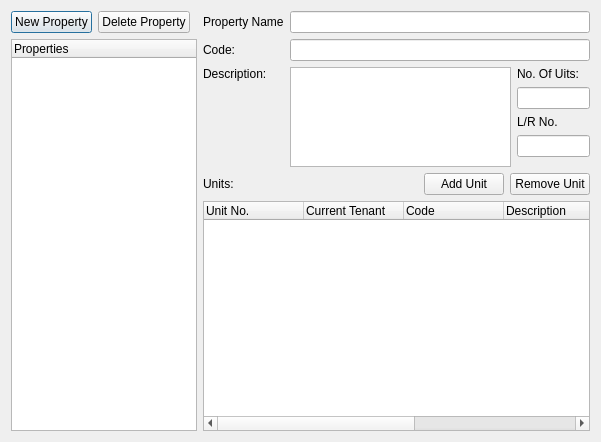
<?xml version="1.0" encoding="UTF-8"?>
<ui version="4.0">
 <class>PropertiesDialog</class>
 <widget class="QDialog" name="PropertiesDialog">
  <property name="geometry">
   <rect>
    <x>0</x>
    <y>0</y>
    <width>601</width>
    <height>442</height>
   </rect>
  </property>
  <property name="windowTitle">
   <string>Dialog</string>
  </property>
  <layout class="QGridLayout" name="gridLayout_2">
   <item row="0" column="0" rowspan="3">
    <layout class="QVBoxLayout" name="verticalLayout">
     <item>
      <layout class="QHBoxLayout" name="horizontalLayout_2">
       <item>
        <widget class="QPushButton" name="pushButton_3">
         <property name="text">
          <string>New Property</string>
         </property>
        </widget>
       </item>
       <item>
        <widget class="QPushButton" name="pushButton_4">
         <property name="text">
          <string>Delete Property</string>
         </property>
        </widget>
       </item>
       <item>
        <spacer name="horizontalSpacer_2">
         <property name="orientation">
          <enum>Qt::Horizontal</enum>
         </property>
         <property name="sizeHint" stdset="0">
          <size>
           <width>40</width>
           <height>20</height>
          </size>
         </property>
        </spacer>
       </item>
      </layout>
     </item>
     <item>
      <widget class="QTreeWidget" name="treeWidget">
       <column>
        <property name="text">
         <string>Properties</string>
        </property>
       </column>
      </widget>
     </item>
    </layout>
   </item>
   <item row="0" column="1">
    <layout class="QGridLayout" name="gridLayout">
     <item row="1" column="1" colspan="2">
      <widget class="QLineEdit" name="lineEdit_2"/>
     </item>
     <item row="4" column="2">
      <widget class="QLabel" name="label_5">
       <property name="text">
        <string>L/R No.</string>
       </property>
      </widget>
     </item>
     <item row="0" column="1" colspan="2">
      <widget class="QLineEdit" name="lineEdit"/>
     </item>
     <item row="1" column="0">
      <widget class="QLabel" name="label_2">
       <property name="text">
        <string>Code:</string>
       </property>
      </widget>
     </item>
     <item row="2" column="1" rowspan="5">
      <widget class="QPlainTextEdit" name="plainTextEdit">
       <property name="maximumSize">
        <size>
         <width>16777215</width>
         <height>100</height>
        </size>
       </property>
      </widget>
     </item>
     <item row="2" column="0">
      <widget class="QLabel" name="label_3">
       <property name="text">
        <string>Description:</string>
       </property>
      </widget>
     </item>
     <item row="0" column="0">
      <widget class="QLabel" name="label">
       <property name="text">
        <string>Property Name</string>
       </property>
      </widget>
     </item>
     <item row="2" column="2">
      <widget class="QLabel" name="label_4">
       <property name="text">
        <string>No. Of Uits:</string>
       </property>
      </widget>
     </item>
     <item row="3" column="2">
      <widget class="QLineEdit" name="lineEdit_3"/>
     </item>
     <item row="5" column="2">
      <widget class="QLineEdit" name="lineEdit_4"/>
     </item>
    </layout>
   </item>
   <item row="1" column="1">
    <layout class="QHBoxLayout" name="horizontalLayout">
     <item>
      <widget class="QLabel" name="label_6">
       <property name="text">
        <string>Units:</string>
       </property>
      </widget>
     </item>
     <item>
      <spacer name="horizontalSpacer">
       <property name="orientation">
        <enum>Qt::Horizontal</enum>
       </property>
       <property name="sizeHint" stdset="0">
        <size>
         <width>40</width>
         <height>20</height>
        </size>
       </property>
      </spacer>
     </item>
     <item>
      <widget class="QPushButton" name="pushButton">
       <property name="text">
        <string>Add Unit</string>
       </property>
      </widget>
     </item>
     <item>
      <widget class="QPushButton" name="pushButton_2">
       <property name="text">
        <string>Remove Unit</string>
       </property>
      </widget>
     </item>
    </layout>
   </item>
   <item row="2" column="1">
    <widget class="QTreeWidget" name="treeWidget_2">
     <property name="sizePolicy">
      <sizepolicy hsizetype="Expanding" vsizetype="Expanding">
       <horstretch>0</horstretch>
       <verstretch>10</verstretch>
      </sizepolicy>
     </property>
     <column>
      <property name="text">
       <string>Unit No.</string>
      </property>
     </column>
     <column>
      <property name="text">
       <string>Current Tenant</string>
      </property>
     </column>
     <column>
      <property name="text">
       <string>Code</string>
      </property>
     </column>
     <column>
      <property name="text">
       <string>Description</string>
      </property>
     </column>
     <column>
      <property name="text">
       <string>Sq. Ft</string>
      </property>
     </column>
     <column>
      <property name="text">
       <string>No. Of Bedrooms</string>
      </property>
     </column>
     <column>
      <property name="text">
       <string>Monthly Rent</string>
      </property>
     </column>
    </widget>
   </item>
  </layout>
 </widget>
 <resources/>
 <connections/>
</ui>
